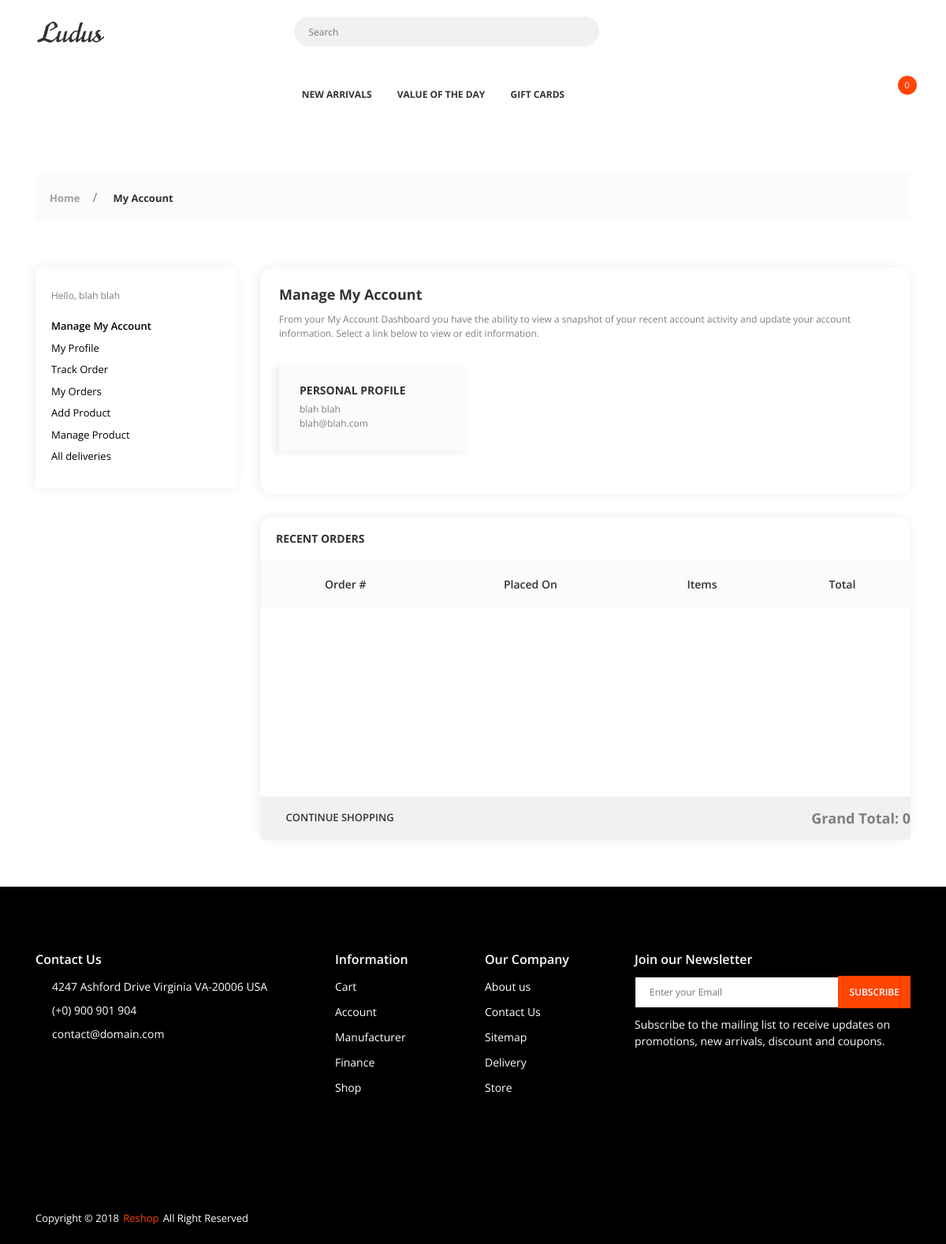
Page /profile (signed in) on the earlier database version.
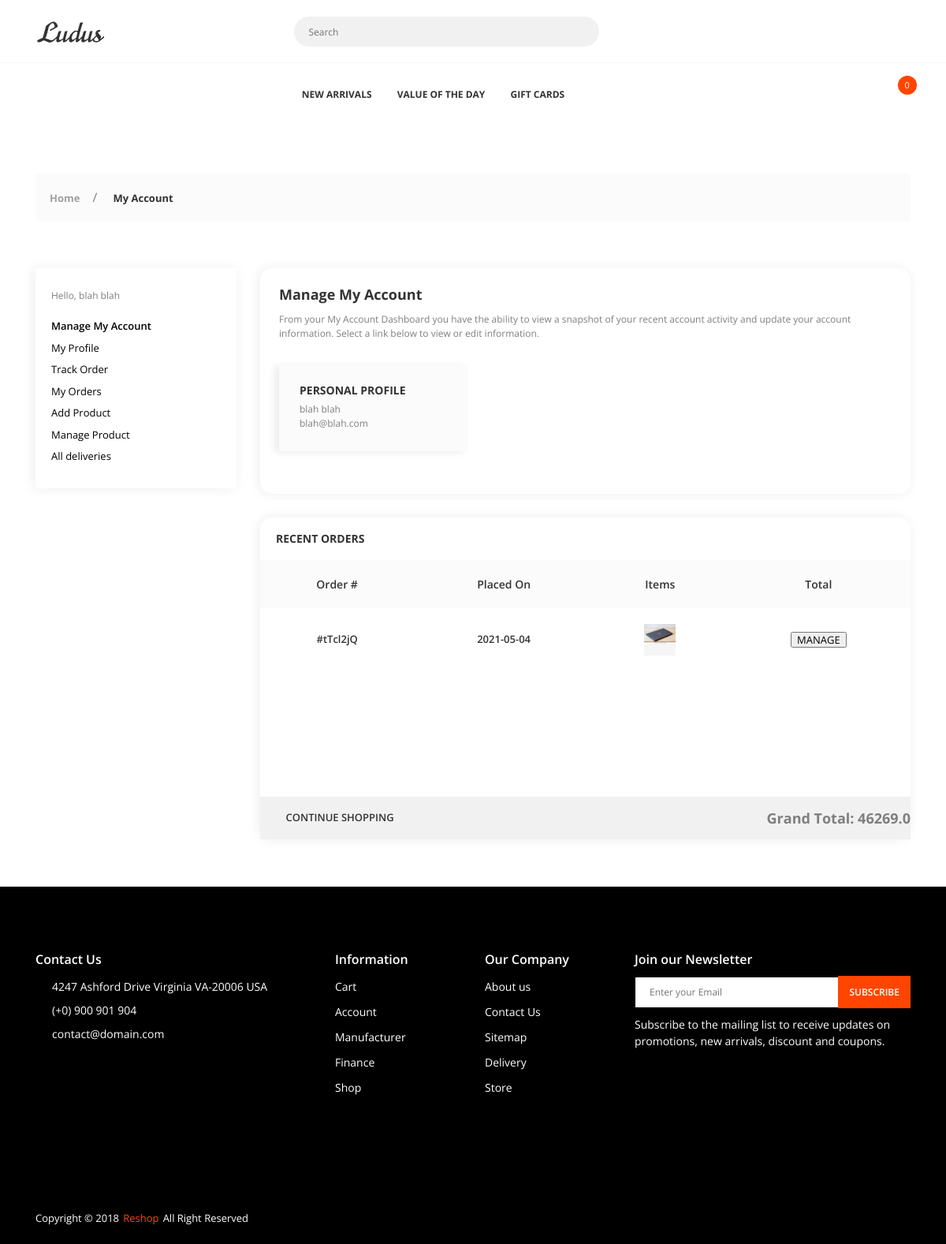
Same page on the later database version.
### Main/models.py (models this page shows, shortened)
class Delivery(db.Model):
    id = db.Column(db.Integer, primary_key=True, autoincrement=True)
    User_id = db.Column(db.Integer, db.ForeignKey('user.id'), nullable=False)
    product_id = db.Column(db.Integer, db.ForeignKey('addproduct.id'), nullable=False)
    merchant_id = db.Column(db.Integer, db.ForeignKey('merchant.id'), nullable=False)
    quantity = db.Column(db.Integer, nullable=False)
    Delivery_ID = db.Column(db.String(8), nullable=False)
    Delivery_Reg_Time = db.Column(db.Date,auto_now_add=True, nullable=False)
    Delivery_Est_Date = db.Column(db.Date, nullable=False)
    Delivery_Sender = db.Column(db.String(45), db.ForeignKey('addproduct.merchant_name'), nullable=False)
    Delivery_Sender_Phone = db.Column(db.String(8), db.ForeignKey('addproduct.merchant_phone'), nullable=False)
    From_Address = db.Column(db.String(255), db.ForeignKey('addproduct.merchant_address'), nullable=False)
    Delivery_Recipient = db.Column(db.String(45), nullable=False)
    Delivery_Recipient_Phone = db.Column(db.String(8), nullable=False)
    To_Address = db.Column(db.String(255), nullable=False)
    Status_Reason = db.Column(db.String(255), nullable=True)

class Addproduct(db.Model):
    id = db.Column(db.Integer, primary_key=True)
    name = db.Column(db.String(40), nullable=False)
    price = db.Column(db.Numeric(10, 2), nullable=False)
    discount = db.Column(db.Integer, default=0)
    stock = db.Column(db.Integer, nullable=False)
    desc = db.Column(db.Text, nullable=False)
    pub_date = db.Column(db.DateTime, nullable=False, default=datetime.utcnow)
    category_id = db.Column(db.Integer, db.ForeignKey('category.id'),nullable=False)
    category = db.relationship('Category',backref=db.backref('categories', lazy=True))
    image1 = db.Column(db.String(150), nullable=False, default='image1.jpg')
    image2 = db.Column(db.String(150), nullable=False, default='image2.jpg')
    image3 = db.Column(db.String(150), nullable=False, default='image3.jpg')
    merchant_id = db.Column(db.Integer, db.ForeignKey('merchant.id'), nullable=False)
    merchant = db.relationship('Merchant', backref=db.backref('merchant', lazy=True))
    merchant_name = db.Column(db.String(45), nullable=False)
    merchant_phone = db.Column(db.String(8), nullable=False)
    merchant_address = db.Column(db.Text, nullable=False)

### Main/routes.py (the view)
@app.route('/profile')
def profile():
    delivery_items={}
    user =User.query.filter_by(email=session['email']).first()
    user_id=session['_user_id']
    delivery = Delivery.query.filter_by(User_id=user_id).all()
    subtotal = 0
    grandtotal = 0
    for i in delivery:
        temp_delivery = {}
        product=Addproduct.query.filter_by(id=i.product_id).first()
        id = str(i.product_id) + '_' + str(i.Delivery_ID)
        discount = (product.discount/100) * float(product.price)
        subtotal += float(product.price) * int(i.quantity)
        subtotal -= discount
        tax =("%.2f" %(.06 * float(subtotal)))
        grandtotal = float("%.2f" % (1.06 * subtotal))
        temp_delivery = {id:{'id':i.Delivery_ID, 'name':product.name, 'price':float(product.price),'qunatity':i.quantity,'placed_on':i.Delivery_Reg_Time ,'est_date':i.Delivery_Est_Date , 'address':i.To_Address, 'image':product.image1} }
        delivery_items = Merge(delivery_items, temp_delivery)
    admin = Admin.query.filter_by(email=session['email']).first()
    merchant = Merchant.query.filter_by(email=session['email']).first()
    if 'email' not in session:
        return redirect(url_for('login'))
    elif merchant != None:
        return render_template('dashboard.html', user=user, delivery_items=delivery_items, grandtotal=grandtotal, merchant=True)
    elif admin != None:
        return render_template('dashboard.html', user=user, delivery_items=delivery_items, grandtotal=grandtotal, admin=True)
    else:
        return render_template('dashboard.html', user=user, delivery_items=delivery_items, grandtotal=grandtotal)

### Main/models.py (called while the page is built)
@login_manager.user_loader
def load_user(user_id):
    return User.query.get(int(user_id))

### Main/routes.py (called while the page is built)
def Merge(dict1, dict2):
    res = {**dict1, **dict2}
    return res

### Main/templates/dashboard.html (shortened to what the changed rows need)
{% extends "layout.html" %}
{% block head %}
{{ super() }}
{% endblock head %}
{% block content %}
        <div class="app-content">
            <div class="u-s-p-b-60">
                <div class="section__content">
                    <div class="dash">
                        <div class="container">
                            <div class="row">
                                <div class="col-lg-9 col-md-12">
                                    <div class="dash__box dash__box--shadow dash__box--radius dash__box--bg-white u-s-m-b-30">
                                        <div class="dash__pad-2">
                                            <h1 class="dash__h1 u-s-m-b-14">Manage My Account</h1>
                                            <div class="row">
                                                <div class="col-lg-4 u-s-m-b-30">
                                                    <div class="dash__box dash__box--bg-grey dash__box--shadow-2 u-h-100">
                                                        <div class="dash__pad-3">
                                                            <h2 class="dash__h2 u-s-m-b-8">PERSONAL PROFILE</h2>
                                                        </div>
                                                    </div>
                                                </div>
                                            </div>
                                        </div>
                                    </div>
                                    <div class="dash__box dash__box--shadow dash__box--bg-white dash__box--radius">
                                        <h2 class="dash__h2 u-s-p-xy-20">RECENT ORDERS</h2>
                                        <div class="dash__table-wrap gl-scroll">
                                            <table class="dash__table">
                                                <thead>
                                                    <tr>
                                                        <th>Order #</th>
                                                        <th>Placed On</th>
                                                        <th>Items</th>
                                                        <th>Total</th>
                                                    </tr>
                                                </thead>
                                                <tbody>
                                                {% for key,delivery in delivery_items.items() %}
                                                    <tr>
                                                        <td>{{delivery.id}}</td>
                                                        <td>{{delivery.placed_on}}</td>
                                                        <td>
                                                            <div class="dash__table-img-wrap">
                                                                <img class="u-img-fluid" src="{{url_for('static',filename='img/'+delivery.image)}}" alt=""></div>
                                                        </td>
                                                        <td>
                                                            <div class="dash__table-total">
                                                                <form class="dash-track-order" action="{{url_for('track_order')}}" method="POST" >
                                                                    <div class="dash__link dash__link--brand">
                                                                        <button class="primary-btn btn-warning" type='submit' href="{{url_for('track_order')}}">MANAGE</button>
                                                                    </div>
                                                                </form>
                                                            </div>
                                                        </td>
                                                    </tr>
                                                    {% endfor %}
                                                </tbody>
                                            </table>
                                        </div>
                                        <div class="route-box">
                                            <div class="route-box__g2">
                                                <h3>Grand Total:  <span>{{grandtotal}}</span></h3>
                                            </div>
                                        </div>
                                    </div>
                                </div>
                            </div>
                        </div>
                    </div>
                </div>
            </div>
        </div>
{% endblock content %}

Differences in the rows shown:
added Delivery: id "#tTcl2jQ", placed_on "2021-05-04"
now on this page (row edited): Addproduct: image1 (picture)
Other differences:
{{ grandtotal }}: "0" → "46269.0"
new list line: "MANAGE"
